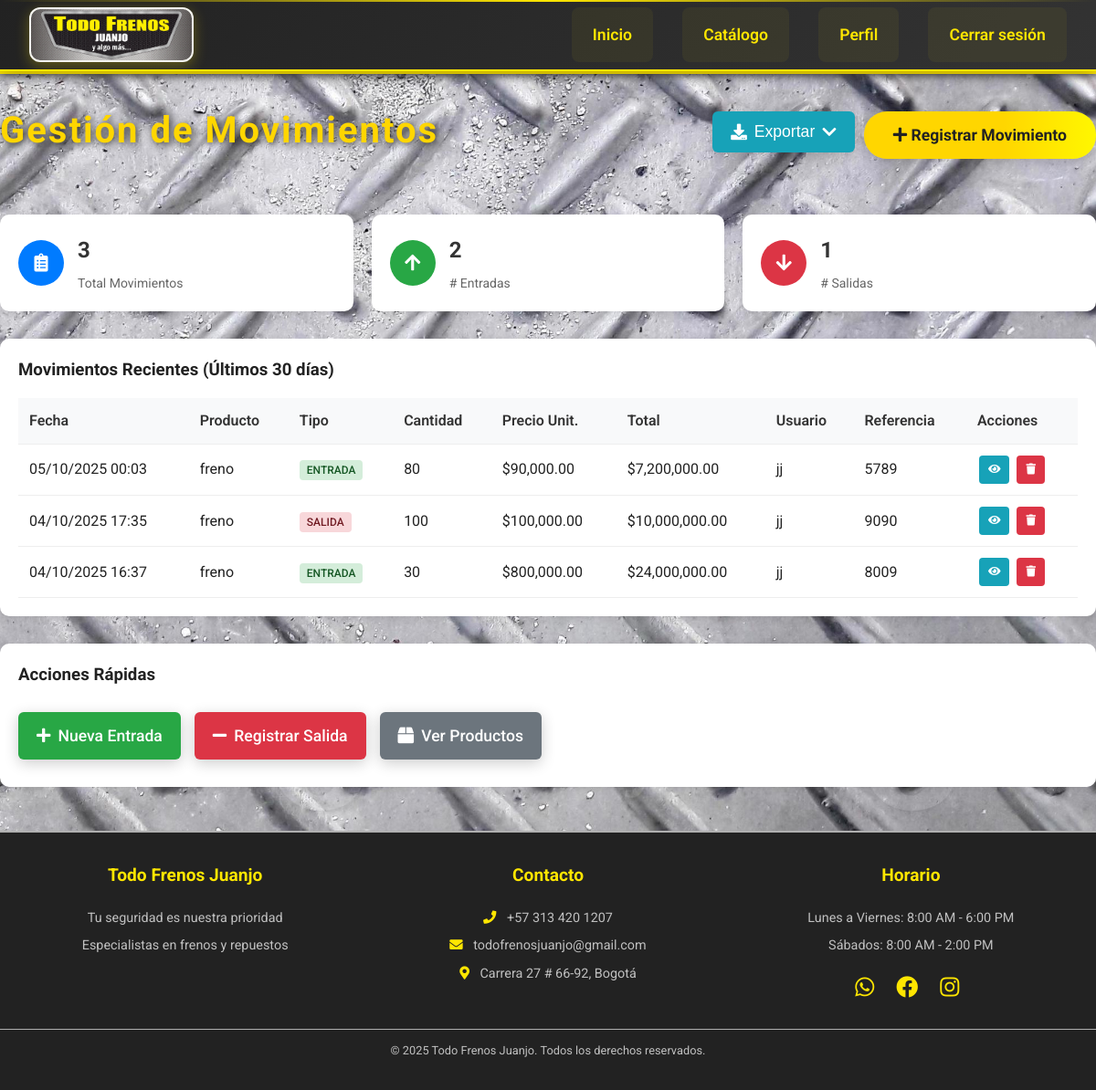
Page /index.php?controller=movimientos&action=index (signed in) on the committed database.
### tables this page shows
CREATE TABLE `movimientos` (
  `id` int(11) NOT NULL,
  `producto_id` int(11) NOT NULL,
  `tipo` enum('entrada','salida') NOT NULL,
  `cantidad` int(11) NOT NULL,
  `precio_unitario` decimal(10,2) NOT NULL,
  `referencia` varchar(255) DEFAULT '',
  `notas` text DEFAULT '',
  `fecha` timestamp NOT NULL DEFAULT current_timestamp(),
  `usuario_id` int(11) NOT NULL,
  `created_at` timestamp NOT NULL DEFAULT current_timestamp(),
  `updated_at` timestamp NOT NULL DEFAULT current_timestamp() ON UPDATE current_timestamp()
);

CREATE TABLE `productos` (
  `id` int(11) NOT NULL,
  `nombre` varchar(100) NOT NULL,
  `descripcion` text DEFAULT NULL,
  `precio` decimal(10,2) NOT NULL,
  `imagen` varchar(255) NOT NULL,
  `cantidad` int(11) DEFAULT 0
);

### controllers/MovimientoController.php (called while the page is built, shortened)
<?php
require_once 'models/Movimiento.php';
require_once 'includes/funciones.php';
class MovimientoController {
    private $movimiento;
    public function __construct() {
        $this->movimiento = new Movimiento();
    }
    public function index() {
        try {
            $movimientos = $this->movimiento->obtenerMovimientosRecientes();
            $estadisticas = $this->movimiento->obtenerEstadisticas();
            include 'views/movimientos/index.php';
        } catch (Exception $e) {
            echo "<h2>Error en el Sistema de Movimientos</h2>";
            echo "<p>Error: " . htmlspecialchars($e->getMessage()) . "</p>";
            echo "<p>Archivo: " . htmlspecialchars($e->getFile()) . "</p>";
            echo "<p>Línea: " . $e->getLine() . "</p>";
            echo "<p><a href='index.php?controller=productos&action=index'>Volver al catálogo</a></p>";
        }
    }
}
?>

### includes/funciones.php (called while the page is built, shortened)
<?php
function tiene_acceso_movimientos() {
    $rol = obtener_rol_usuario();
    return in_array($rol, ['dueño', 'administrador', 'admin', 'empleado']);
}
function puede_crear_movimientos() {
    $rol = obtener_rol_usuario();
    return in_array($rol, ['dueño', 'administrador', 'admin', 'empleado']);
}
function puede_eliminar_movimientos() {
    $rol = obtener_rol_usuario();
    return in_array($rol, ['dueño', 'administrador', 'admin']);
}
function obtener_rol_usuario() {
    return $_SESSION['rol'] ?? '';
}
?>

### config/database.php (called while the page is built)
<?php
class Database {
    private static $DB_HOST = 'localhost';
    private static $DB_NAME = 'todofrenos';
    private static $DB_USER = 'root';
    private static $DB_PASS = '';
    private static $conn = null;
    public static function conectar() {
        if (self::$conn === null) {
            try {
                self::$conn = new PDO(
                    "mysql:host=" . self::$DB_HOST . ";dbname=" . self::$DB_NAME . ";charset=utf8",
                    self::$DB_USER,
                    self::$DB_PASS
                );
                self::$conn->setAttribute(PDO::ATTR_ERRMODE, PDO::ERRMODE_EXCEPTION);
            } catch(PDOException $e) {
                die("Error de conexión: " . $e->getMessage());
            }
        }
        return self::$conn;
    }
}
?>

### models/Movimiento.php (called while the page is built, shortened)
<?php
require_once 'config/database.php';
class Movimiento {
    private $conn;
    private $table = 'movimientos';
    public function __construct() {
        $this->conn = Database::conectar();
    }
    private function tablaUsuariosExiste() {
        try {
            $sql = "SHOW TABLES LIKE 'usuarios'";
            $stmt = $this->conn->prepare($sql);
            $stmt->execute();
            return $stmt->fetch() !== false;
        } catch (Exception $e) {
            return false;
        }
    }
    private function obtenerNombreUsuario($usuario_id) {
        if (!$this->tablaUsuariosExiste()) {
            return "Usuario " . $usuario_id;
        }
        try {
            $sql = "SELECT usuario, correo FROM usuarios WHERE id = ?";
            $stmt = $this->conn->prepare($sql);
            $stmt->execute([$usuario_id]);
            $usuario = $stmt->fetch(PDO::FETCH_ASSOC);
            if ($usuario) {
                return $usuario['usuario'] ?? $usuario['correo'] ?? "Usuario " . $usuario_id;
            }
            return "Usuario " . $usuario_id;
        } catch (Exception $e) {
            return "Usuario " . $usuario_id;
        }
    }
    public function obtenerEstadisticas() {
        $sql = "SELECT
                    COUNT(*) as total_movimientos,
                    SUM(CASE WHEN tipo = 'entrada' THEN 1 ELSE 0 END) as total_entradas,
                    SUM(CASE WHEN tipo = 'salida' THEN 1 ELSE 0 END) as total_salidas
                FROM {$this->table}";
        $stmt = $this->conn->prepare($sql);
        $stmt->execute();
        return $stmt->fetch(PDO::FETCH_ASSOC);
    }
    public function obtenerMovimientosRecientes() {
        $sql = "SELECT m.*, p.nombre as producto_nombre
                FROM {$this->table} m
                LEFT JOIN productos p ON m.producto_id = p.id
                WHERE m.fecha >= DATE_SUB(NOW(), INTERVAL 30 DAY)
                ORDER BY m.fecha DESC";
        $stmt = $this->conn->prepare($sql);
        $stmt->execute();
        $movimientos = $stmt->fetchAll(PDO::FETCH_ASSOC);
        foreach ($movimientos as &$mov) {
            $mov['usuario_nombre'] = $this->obtenerNombreUsuario($mov['usuario_id']);
        }
        return $movimientos;
    }
}
?>

### views/movimientos/index.php (the view, shortened to what this page needs)
<?php include 'views/layouts/header.php'; ?>
<main>
    <div class="movimientos-header">
        <h2>Gestión de Movimientos</h2>
        <div class="movimientos-actions">
            <?php if(tiene_acceso_movimientos()): ?>
                <div class="exportar-dropdown">
                    <button class="boton exportar dropdown-toggle">
                        <i class="fas fa-download"></i> Exportar <i class="fas fa-chevron-down"></i>
                    </button>
                </div>
                <?php if(puede_crear_movimientos()): ?>
                    <a href="index.php?controller=movimientos&action=create" class="boton crear-movimiento">
                        <i class="fas fa-plus"></i> Registrar Movimiento
                    </a>
                <?php endif; ?>
            <?php endif; ?>
        </div>
    </div>
    <div class="estadisticas-movimientos">
        <div class="stat-card">
            <div class="stat-icon">
                <i class="fas fa-clipboard-list"></i>
            </div>
            <div class="stat-content">
                <h3><?php echo $estadisticas['total_movimientos'] ?? 0; ?></h3>
                <p>Total Movimientos</p>
            </div>
        </div>
        <div class="stat-card">
            <div class="stat-icon entrada">
                <i class="fas fa-arrow-up"></i>
            </div>
            <div class="stat-content">
                <h3><?php echo $estadisticas['total_entradas'] ?? 0; ?></h3>
                <p># Entradas</p>
            </div>
        </div>
        <div class="stat-card">
            <div class="stat-icon salida">
                <i class="fas fa-arrow-down"></i>
            </div>
            <div class="stat-content">
                <h3><?php echo $estadisticas['total_salidas'] ?? 0; ?></h3>
                <p># Salidas</p>
            </div>
        </div>
    </div>
    <div class="movimientos-recientes">
        <h3>Movimientos Recientes (Últimos 30 días)</h3>
        <?php if(empty($movimientos)): ?>
            <div class="sin-movimientos">
                <i class="fas fa-inbox"></i>
                <p>No hay movimientos registrados</p>
                <a href="index.php?controller=movimientos&action=create" class="boton">Registrar Primer Movimiento</a>
            </div>
        <?php else: ?>
            <div class="table-container">
                <table class="tabla-movimientos">
                    <thead>
                        <tr>
                            <th>Fecha</th>
                            <th>Producto</th>
                            <th>Tipo</th>
                            <th>Cantidad</th>
                            <th>Precio Unit.</th>
                            <th>Total</th>
                            <th>Usuario</th>
                            <th>Referencia</th>
                            <th>Acciones</th>
                        </tr>
                    </thead>
                    <tbody>
                        <?php foreach($movimientos as $mov): ?>
                            <tr>
                                <td><?php echo date('d/m/Y H:i', strtotime($mov['fecha'])); ?></td>
                                <td><?php echo htmlspecialchars($mov['producto_nombre']); ?></td>
                                <td>
                                    <span class="tipo-movimiento <?php echo $mov['tipo']; ?>">
                                        <?php echo ucfirst($mov['tipo']); ?>
                                    </span>
                                </td>
                                <td><?php echo $mov['cantidad']; ?></td>
                                <td>$<?php echo number_format($mov['precio_unitario'], 2); ?></td>
                                <td>$<?php echo number_format($mov['cantidad'] * $mov['precio_unitario'], 2); ?></td>
                                <td><?php echo htmlspecialchars($mov['usuario_nombre'] ?? 'N/A'); ?></td>
                                <td><?php echo htmlspecialchars($mov['referencia']); ?></td>
                                <td>
                                    <a href="index.php?controller=movimientos&action=show&id=<?php echo $mov['id']; ?>" class="boton-accion ver">
                                        <i class="fas fa-eye"></i>
                                    </a>
                                    <?php if(puede_eliminar_movimientos()): ?>
                                        <a href="index.php?controller=movimientos&action=delete&id=<?php echo $mov['id']; ?>"
                                           class="boton-accion eliminar"
                                           onclick="return confirm('¿Estás seguro de eliminar este movimiento?')">
                                            <i class="fas fa-trash"></i>
                                        </a>
                                    <?php endif; ?>
                                </td>
                            </tr>
                        <?php endforeach; ?>
                    </tbody>
                </table>
            </div>
        <?php endif; ?>
    </div>
    <?php if(tiene_acceso_movimientos()): ?>
        <div class="acciones-rapidas">
            <h3>Acciones Rápidas</h3>
            <div class="botones-rapidos">
                <?php if(puede_crear_movimientos()): ?>
                    <a href="index.php?controller=movimientos&action=create&tipo=entrada" class="boton rapido entrada">
                        <i class="fas fa-plus"></i> Nueva Entrada
                    </a>
                    <a href="index.php?controller=movimientos&action=create&tipo=salida" class="boton rapido salida">
                        <i class="fas fa-minus"></i> Registrar Salida
                    </a>
                <?php endif; ?>
                <a href="index.php?controller=productos&action=index" class="boton rapido productos">
                    <i class="fas fa-box"></i> Ver Productos
                </a>
            </div>
        </div>
    <?php endif; ?>
</main>
<?php include 'views/layouts/footer.php'; ?>

### public/css/estilos.css (style rules this page uses)
:root { --gris-metalico: #b0b0b0; --negro: #222; --gris-oscuro: #444; --gris-claro: #e0e0e0; --blanco: #f5f5f0; --amarillo: #ffe600; --dorado: #ffd700; --plata: #c0c0c0; --rojo-frenos: #e74c3c; --naranja-frenos: #f39c12; --azul-acero: #3498db; }
* { margin: 0; padding: 0; box-sizing: border-box; }
body, html { height: 100%; margin: 0; padding: 0; overflow-x: hidden; font-family: 'Roboto', sans-serif; line-height: 1.6; color: var(--negro); background: url('../imagenes/fondom.jpg') no-repeat center center fixed; background-size: cover; }
h2 { text-align: center; font-size: 2.5rem; margin-bottom: 40px; color: var(--amarillo); }
main h2 { color: #FFD600; text-shadow: 2px 2px 8px #222; font-size: 2.5rem; margin-top: 30px; text-align: center; letter-spacing: 2px; }
.boton, .crear-producto { background: linear-gradient(90deg, #FFD600 60%, #fff700 100%); color: #222; font-weight: bold; border: none; border-radius: 25px; padding: 12px 32px; margin: 10px 0; font-size: 1.1rem; box-shadow: 0 4px 16px rgba(0,0,0,0.2); cursor: pointer; transition: background 0.3s, color 0.3s, transform 0.2s; text-decoration: none; display: inline-block; }

### public/css/formularios.css (style rules this page uses)
:root { --gris-metalico: #b0b0b0; --negro: #222; --gris-oscuro: #444; --gris-claro: #e0e0e0; --blanco: #f5f5f0; --amarillo: #ffe600; --dorado: #ffd700; --plata: #c0c0c0; --rojo-frenos: #e74c3c; --naranja-frenos: #f39c12; --azul-acero: #3498db; }

### views/movimientos/index.php (style rules this page uses)
.movimientos-header { display: flex; justify-content: space-between; align-items: center; margin-bottom: 20px; flex-wrap: wrap; gap: 15px; }
.movimientos-actions { display: flex; gap: 10px; flex-wrap: wrap; }
.estadisticas-movimientos { display: grid; grid-template-columns: repeat(auto-fit, minmax(200px, 1fr)); gap: 20px; margin-bottom: 30px; }
.stat-card { background: white; padding: 20px; border-radius: 10px; box-shadow: 0 2px 10px rgba(0,0,0,0.1); display: flex; align-items: center; gap: 15px; }
.stat-icon { width: 50px; height: 50px; border-radius: 50%; display: flex; align-items: center; justify-content: center; font-size: 20px; color: white; background: #007bff; }
.stat-icon.entrada { background: #28a745; }
.stat-icon.salida { background: #dc3545; }
.stat-content h3 { margin: 0; font-size: 24px; font-weight: bold; color: #333; }
.stat-content p { margin: 5px 0 0 0; color: #666; font-size: 14px; }
.movimientos-recientes { background: white; padding: 20px; border-radius: 10px; box-shadow: 0 2px 10px rgba(0,0,0,0.1); margin-bottom: 30px; }
.table-container { overflow-x: auto; }
.tabla-movimientos { width: 100%; border-collapse: collapse; margin-top: 15px; }
.tabla-movimientos th, .tabla-movimientos td { padding: 12px; text-align: left; border-bottom: 1px solid #eee; }
.tabla-movimientos th { background: #f8f9fa; font-weight: 600; color: #333; }
.tipo-movimiento { padding: 4px 8px; border-radius: 4px; font-size: 12px; font-weight: 500; text-transform: uppercase; }
.tipo-movimiento.entrada { background: #d4edda; color: #155724; }
.tipo-movimiento.salida { background: #f8d7da; color: #721c24; }
.boton-accion { display: inline-block; padding: 6px 10px; margin: 0 2px; border-radius: 4px; text-decoration: none; font-size: 12px; }
.boton-accion.ver { background: #17a2b8; color: white; }
.boton-accion.eliminar { background: #dc3545; color: white; }
.acciones-rapidas { background: white; padding: 20px; border-radius: 10px; box-shadow: 0 2px 10px rgba(0,0,0,0.1); }
.botones-rapidos { display: flex; gap: 15px; flex-wrap: wrap; margin-top: 15px; }
.boton.rapido { display: flex; align-items: center; gap: 8px; padding: 12px 20px; text-decoration: none; border-radius: 6px; font-weight: 500; transition: all 0.3s ease; }
.boton.rapido.entrada { background: #28a745; color: white; }
.boton.rapido.salida { background: #dc3545; color: white; }
.boton.rapido.productos { background: #6c757d; color: white; }
.exportar-dropdown { position: relative; display: inline-block; }
.dropdown-toggle { background: #17a2b8; color: white; padding: 12px 20px; border: none; border-radius: 6px; font-weight: 500; cursor: pointer; display: flex; align-items: center; gap: 8px; transition: background-color 0.3s ease; }

### rows in the picture
movimientos: fecha "05/10/2025 00:03", producto.nombre "freno", tipo "ENTRADA", cantidad "80", precio_unitario "90,000.00", $mov['cantidad'] * $mov['precio_unitario'] "7,200,000.00", usuario_nombre "jj", referencia "5789"
movimientos: fecha "04/10/2025 17:35", producto.nombre "freno", tipo "SALIDA", cantidad "100", precio_unitario "100,000.00", $mov['cantidad'] * $mov['precio_unitario'] "10,000,000.00", usuario_nombre "jj", referencia "9090"
movimientos: fecha "04/10/2025 16:37", producto.nombre "freno", tipo "ENTRADA", cantidad "30", precio_unitario "800,000.00", $mov['cantidad'] * $mov['precio_unitario'] "24,000,000.00", usuario_nombre "jj", referencia "8009"

### other values in the picture
$estadisticas['total_movimientos'] "3"
$estadisticas['total_entradas'] "2"
$estadisticas['total_salidas'] "1"
